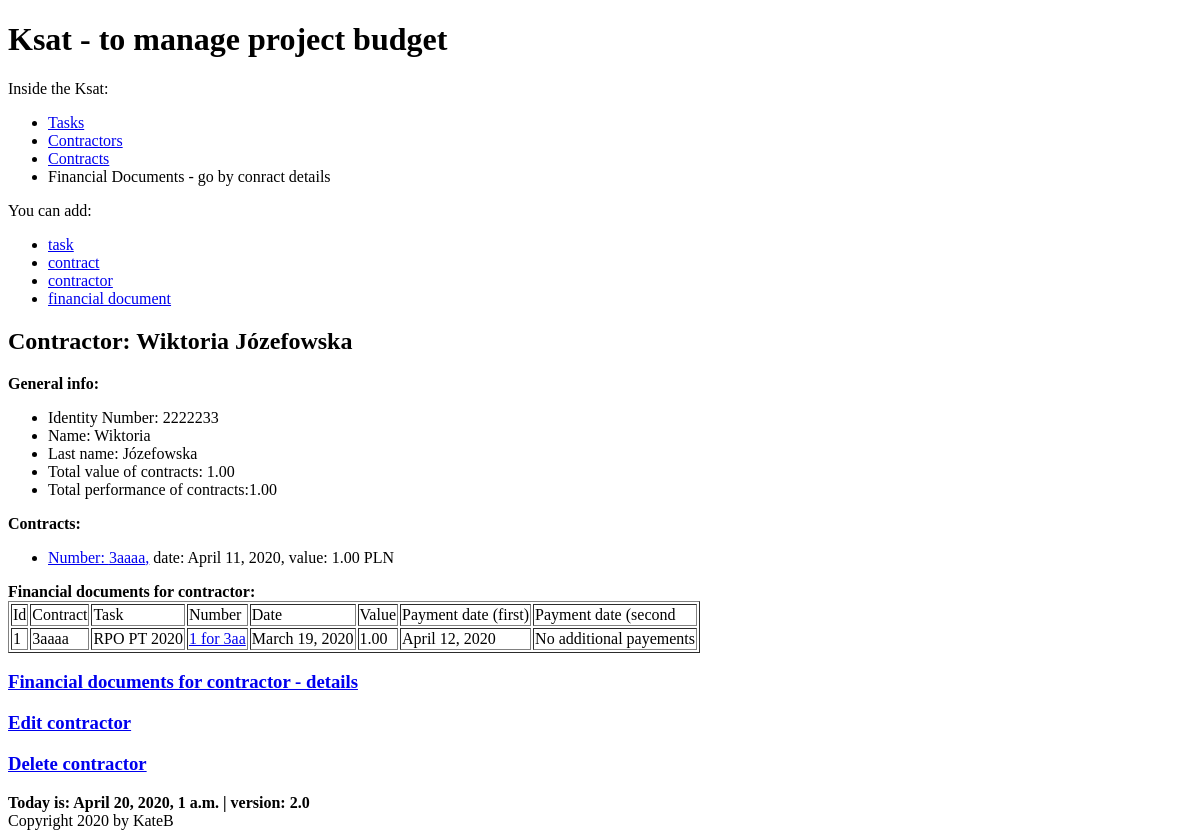
The app's page /ksat/contractor/3, older data.
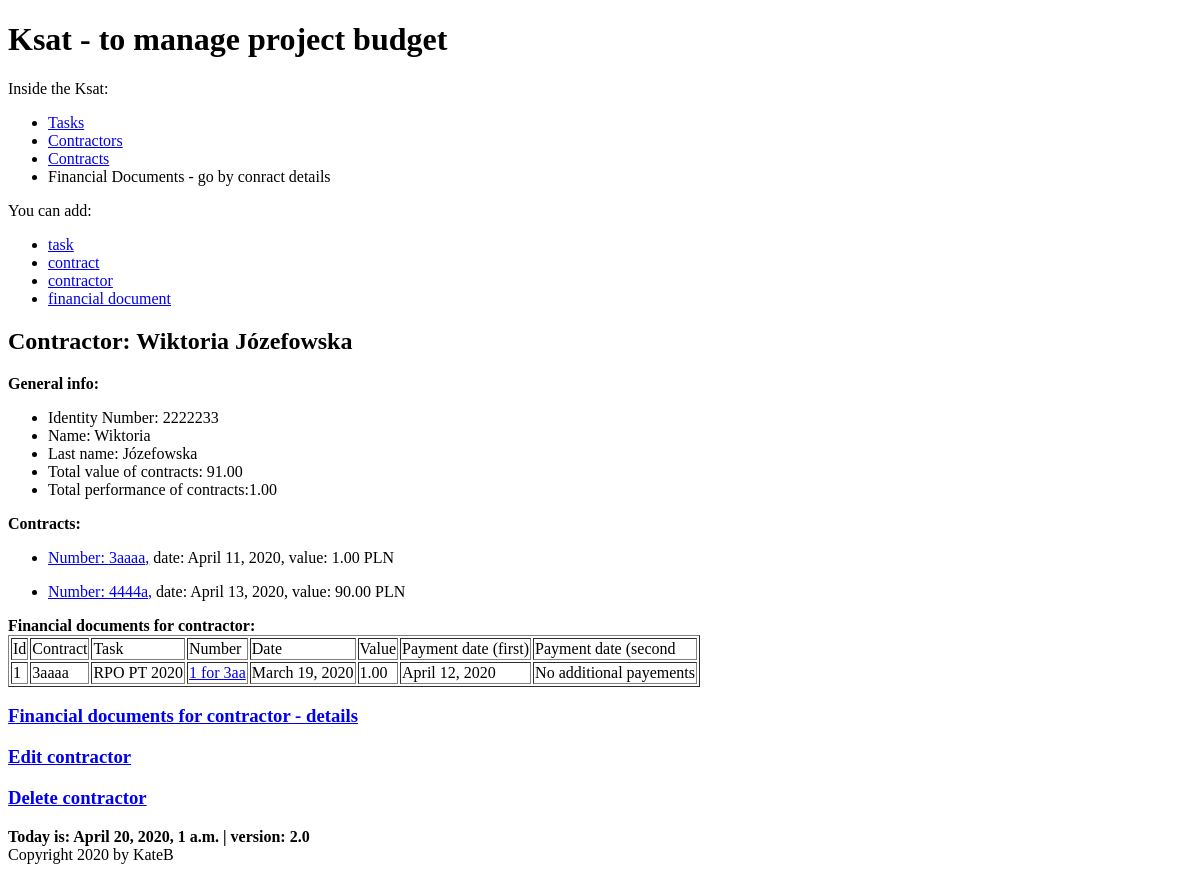
The same page, newer data.
### budget/models.py (models this page shows, shortened)
class Contractor(models.Model):
    name = models.CharField(max_length=128)
    last_name = models.CharField(max_length=128)
    num = models.SmallIntegerField(blank=True)
    def __str__(self):
        return f'{self.name} {self.last_name}'
    def contracts_value(self):
        contracts_value = 0
        for contract in Contract.objects.filter(contractor=self):
            contracts_value += contract.contract_value()
        return round(contracts_value, 2)
    def contracts_performance(self):
        contracts_performance = 0
        for contract in Contract.objects.filter(contractor=self):
            contracts_performance += contract.contract_performance()
        return round(contracts_performance, 2)
    class Meta:
        default_related_name = 'contractors'
        ordering = ('last_name',)
        verbose_name = 'contractor'

class Contract(models.Model):
    number = models.CharField(max_length=128, unique=True)
    date = models.DateField()
    task = models.ForeignKey(Task, on_delete=models.CASCADE, related_name='contracts', related_query_name='contract')
    contractor = models.ForeignKey(Contractor, default=None, on_delete=models.CASCADE, related_name='contracts',
                                   related_query_name='contract')
    article = models.ManyToManyField(Articles, through='ContractArticle')
    def contract_value(self):
        value = ContractArticle.objects.filter(contract=self).aggregate(total=Sum('value'))['total']
        if value:
            return round(value, 2)
        return 0
    def contract_performance(self):
        fin_docs = FinancialDocument.objects.filter(contract=self)
        performance = 0
        for fin_doc in fin_docs:
            performance += fin_doc.fin_doc_value()
        return round(performance, 2)
    class Meta:
        default_related_name = 'contract'
        ordering = ('number', 'contractor')
        verbose_name = 'contract'

class FinancialDocument(models.Model):
    contract = models.ForeignKey(Contract, on_delete=models.CASCADE, related_name='fds', related_query_name='fd')
    contractor = models.ForeignKey(Contractor, default=None, on_delete=models.CASCADE, related_name='fds',
                                   related_query_name='fd')
    number = models.CharField(max_length=64, default=None)
    date = models.DateField()
    payment_date1 = models.DateField(blank=True, null=True)
    payment_date2 = models.DateField(blank=True, null=True)
    article = models.ManyToManyField(Articles, through='FinDocumentArticle')
    def get_absolute_url(self):
        return reverse('budget:findoc_details', kwargs={'findoc_id': self.pk})
    def fin_doc_value(self):
        value = FinDocumentArticle.objects.filter(fin_doc=self).aggregate(total=Sum('value'))['total']
        if value:
            return round(value, 2)
        return 0
    class Meta:
        default_related_name = 'fds'
        verbose_name = 'finacial_doc'

class Task(models.Model):
    title = models.CharField(max_length=128, unique=True)
    description = models.CharField(max_length=256)
    unit = models.SmallIntegerField()
    section = models.SmallIntegerField()
    article = models.ManyToManyField(Articles, through='TaskArticles')

### budget/views.py (the view)
# urls.py: path('contractor/<int:contractor_id>', views.ContractorDetailsView.as_view(), name='contractor_details'),
class ContractorDetailsView(DetailView):
    model = Contractor
    template_name = 'budget/contractor.html'
    context_object_name = 'contractor'
    pk_url_kwarg = 'contractor_id'

### budget/my_context_processor.py (called while the page is built)
def cp(request):
    ctx = {
        "now": django.utils.timezone.now(),
        "version": "2.0"
    }
    return ctx

### budget/templates/budget/contractor.html (shortened to what this page needs)
{% extends 'base.html' %}
{% block content %}
    {{ block.super }}
    <h2>Contractor: {{ contractor }}</h2>
    <div><b>General info:</b>
        <ul>
            <li>Identity Number: {{ contractor.num }}</li>
            <li>Name: {{ contractor.name }}</li>
            <li>Last name: {{ contractor.last_name }}</li>
            <li>Total value of contracts: {{ contractor.contracts_value }} </li>
            <li>Total performance of contracts:{{ contractor.contracts_performance }} </li>
        </ul>
    </div>
    <div>
        <b>Contracts:</b>
    {% if not contractor.contracts.all %}
        no contracts yet.
    {% else %}
        {% for contract in contractor.contracts.all %}
            <ul>
                <li><a href="{% url 'budget:contract_details' contract.id %}">Number: {{ contract.number }},</a>  date: {{ contract.date }}, value: {{ contract.contract_value }} PLN</li>
            </ul>
        {% endfor %}{% endif %}
    </div>
    <div>
        <b>Financial documents for contractor:</b>
    {% if not contractor.fds.all %} No documents yet.
    {% else %}
        <table border="bold">
            <thead>
            <tr>
                <td>Id</td>
                <td>Contract</td>
                <td>Task</td>
                <td>Number</td>
                <td>Date</td>
                <td>Value</td>
                <td>Payment date (first)</td>
                <td>Payment date (second</td>
                </tr>
            </thead>
            <tbody>
            {% for fd in contractor.fds.all %}
                <tr>
                    <td>{{ forloop.counter }}</td>
                    <td>{{ fd.contract.number }}</td>
                    <td>{{ fd.contract.task.title }}</td>
                    <td><a href="{{ fd.get_absolute_url }}">{{ fd.number }}</a></td>
                    <td>{{ fd.date }}</td>
                    <td>{{ fd.fin_doc_value }}</td>
                    <td>{{ fd.payment_date1 }}</td>
                    <td>{% if fd.payment_date2 %}{{ fd.payment_date2 }} {% else %} No additional payements {% endif %}</td>
                </tr>
            {% empty %} No financial documents for contractor
            {% endfor %}
            </tbody>
        </table>
     <h3><a href="{% url 'budget:contractor-findocs' contractor.id %}">Financial documents for contractor - details</a></h3>
    {% endif %}
    </div>
    <h3><a href="{% url 'budget:edit_contractor' contractor.id %}">Edit contractor</a></h3>
    <h3><a href="{% url 'budget:delete_contractor' contractor.id %}">Delete contractor</a></h3>
{% endblock %}

Row changes from the older to the newer data that the page shows:
computed for Contractor "Wiktoria Józefowska": contracts_value "1.00" → "91.00"
added Contract: number "4444a", date "April 13, 2020", contract_value "90.00"
